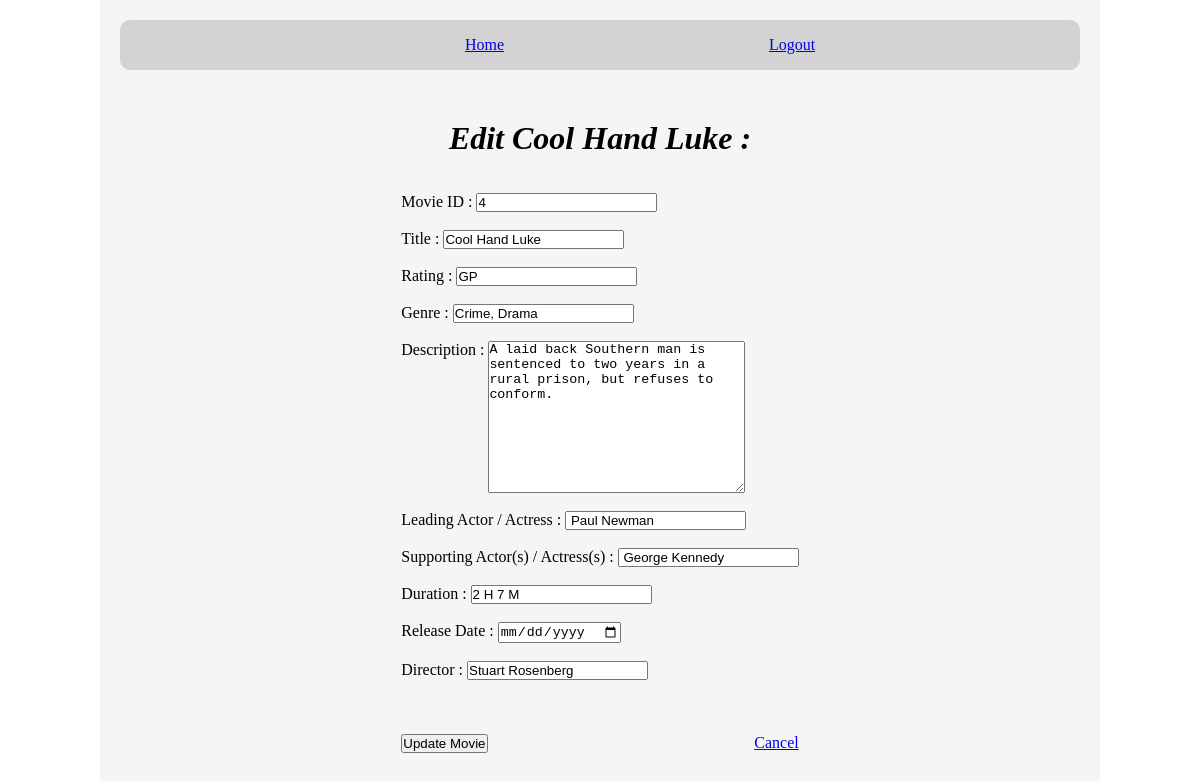
Page /movies/4/edit (signed in) on the committed database.
### movie_app/models.py (models this page shows)
class Movie(models.Model):
    number = models.IntegerField()
    title = models.CharField(max_length = 100)
    rating = models.CharField(max_length = 10)
    genre = models.CharField(max_length = 100)
    description = models.TextField(max_length = 1000)
    duration = models.CharField(max_length = 10)
    leading_actor = models.CharField(max_length = 100)
    supporting_actor = models.CharField(max_length = 200)
    director = models.CharField(max_length = 200)
    release_date = models.DateTimeField()
    admin = models.ForeignKey(
        User, related_name = "movies_created", on_delete = models.CASCADE)
    created_at = models.DateTimeField(auto_now_add = True)
    updated_at = models.DateTimeField(auto_now = True)
    objects = MovieManager()

### movie_app/views.py (the view)
# urls.py: path('movies/<int:movie_id>/edit', views.edit_movie),
def edit_movie(request, movie_id):
    user = User.objects.get(id = request.session['user_id'])
    movie = Movie.objects.get(id = movie_id)
    if user != movie.admin:
        messages.error(request, "Must be the Admin to edit this information!")
        return redirect('/movies')
    context = {
        'movie': movie
    }
    return render(request, "edit_movie.html", context)

### movie_app/templates/edit_movie.html (shortened to what this page needs)
<!DOCTYPE html>
<html lang="en">
<head>
</head>
<body>
    <div id="wrapper">
        <header>
            <div id="links">
                <a href="/movies">Home</a>
                <a href="/users/logout">Logout</a>
            </div>
        </header>
        <main>
            <h1>Edit {{movie.title}} :</h1><br>
            <br>
            <form action="/movies/{{movie.id}}/update" method="POST">
                Movie ID : <input type="text" name="movie_number" value="{{movie.number}}"><br>
                <br>
                Title : <input type="text" name="movie_title" value="{{movie.title}}"><br>
                <br>
                Rating : <input type="text" name="movie_rating" value="{{movie.rating}}"><br>
                <br>
                Genre : <input type="text" name="movie_genre" value="{{movie.genre}}"><br>
                <br>
                Description : <textarea name="movie_description" cols="30" rows="10">{{movie.description}}</textarea><br>
                <br>
                Leading Actor / Actress : <input type="text" name="movie_leading_actor" value="{{movie.leading_actor}}"><br>
                <br>
                Supporting Actor(s) / Actress(s) : <input type="text" name="movie_supporting_actor" value="{{movie.supporting_actor}}"><br>
                <br>
                Duration : <input type="text" name="movie_duration" value="{{movie.duration}}"><br>
                <br>
                Release Date : <input type="date" name="movie_release_date"><br>
                <br>
                Director : <input type="text" name="movie_director" value="{{movie.director}}"><br>
                <br>
                <br>
                <br>
                <div id="buttons">
                    <button type="submit">Update Movie</button>
                    <a href="/movies/{{movie.id}}">Cancel</a>
                </div>
            </form>
        </main>
        <footer>
        </footer>
    </div>
</body>
</html>

### movie_app/templates/edit_movie.html (style rules this page uses)
* { padding: 0; margin: 0; vertical-align: top; box-sizing: border-box; }
#wrapper { width: 1000px; margin: 0 auto; padding: 20px; background-color: whitesmoke; }
#links { width: 100%; height: 50px; padding-left: 80px; background-color: lightgray; display: flex; justify-content: space-evenly; align-items: center; border-radius: 10px; }
header { width: 100%; height: 0 auto; }
h1 { font-style: italic; }
main { width: 100%; height: 0 auto; margin-top: 50px; display: flex; flex-direction: column; justify-content: center; align-items: center; }
#buttons { display: flex; justify-content: space-between; }
footer { width: 100%; height: 100px; }

### rows in the picture
Movie: title "Cool Hand Luke", movie_number "4", movie_title "Cool Hand Luke", movie_rating "GP", movie_genre "Crime, Drama", movie_description "A laid back Southern man is sentenced to two years in a rural prison, but refuses to conform.", movie_leading_actor "Paul Newman", movie_supporting_actor "George Kennedy", movie_duration "2 H 7 M", movie_director "Stuart Rosenberg"
